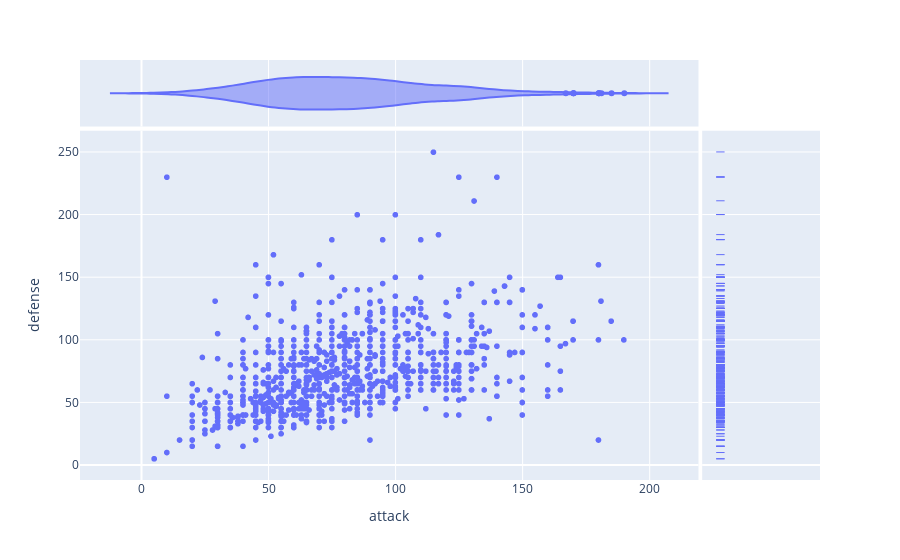

The code cell stored with this chart in its notebook:
### Code cell
px.scatter(pokemon_df, x='attack', y='defense', marginal_x='violin', marginal_y='rug')

### Figure 1 — Plotly figure (JSON) as saved in the notebook; plotly's stock layout.template omitted (floating-point values rounded to 4 significant figures; data arrays with more than 128 entries replaced by an {"elided": "..."} marker saying what was removed)
{"data": [{"hovertemplate": "attack=%{x}<br>defense=%{y}<extra></extra>", "legendgroup": "", "marker": {"color": "#636efa", "symbol": "circle"}, "mode": "markers", "name": "", "showlegend": false, "type": "scattergl", "x": {"elided": "1072 int values"}, "xaxis": "x", "y": {"elided": "1072 int values"}, "yaxis": "y"}, {"alignmentgroup": "True", "hovertemplate": "attack=%{x}<extra></extra>", "legendgroup": "", "marker": {"color": "#636efa", "symbol": "circle"}, "name": "", "offsetgroup": "", "scalegroup": "x", "showlegend": false, "type": "violin", "x": {"elided": "1072 int values"}, "xaxis": "x3", "yaxis": "y3"}, {"alignmentgroup": "True", "boxpoints": "all", "fillcolor": "rgba(255,255,255,0)", "hoveron": "points", "hovertemplate": "defense=%{y}<extra></extra>", "jitter": 0, "legendgroup": "", "line": {"color": "rgba(255,255,255,0)"}, "marker": {"color": "#636efa", "symbol": "line-ew-open"}, "name": "", "offsetgroup": "", "showlegend": false, "type": "box", "xaxis": "x2", "y": {"elided": "1072 int values"}, "yaxis": "y2"}], "layout": {"legend": {"tracegroupgap": 0}, "margin": {"t": 60}, "xaxis": {"anchor": "y", "domain": [0, 0.8358], "title": {"text": "attack"}}, "xaxis2": {"anchor": "y2", "domain": [0.8408, 1], "matches": "x2", "showgrid": false, "showline": false, "showticklabels": false, "ticks": ""}, "xaxis3": {"anchor": "y3", "domain": [0, 0.8358], "matches": "x", "showgrid": true, "showticklabels": false}, "xaxis4": {"anchor": "y4", "domain": [0.8408, 1], "matches": "x2", "showgrid": false, "showline": false, "showticklabels": false, "ticks": ""}, "yaxis": {"anchor": "x", "domain": [0, 0.8316], "title": {"text": "defense"}}, "yaxis2": {"anchor": "x2", "domain": [0, 0.8316], "matches": "y", "showgrid": true, "showticklabels": false}, "yaxis3": {"anchor": "x3", "domain": [0.8416, 1], "matches": "y3", "showgrid": false, "showline": false, "showticklabels": false, "ticks": ""}, "yaxis4": {"anchor": "x4", "domain": [0.8416, 1], "matches": "y3", "showgrid": true, "showline": false, "showticklabels": false, "ticks": ""}}}
